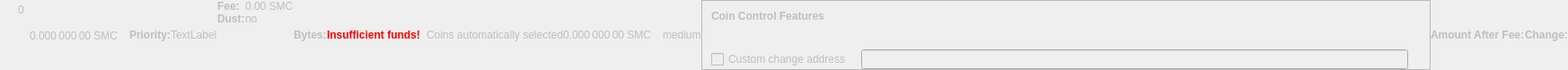
    <widget class="QWidget" name="dummyHideWidget" native="true">
     <property name="enabled">
      <bool>false</bool>
     </property>
     <property name="maximumSize">
      <size>
       <width>100</width>
       <height>22</height>
      </size>
     </property>
     <layout class="QHBoxLayout" name="dummyHideLayout">
      <property name="spacing">
       <number>0</number>
      </property>
      <property name="leftMargin">
       <number>0</number>
      </property>
      <property name="topMargin">
       <number>0</number>
      </property>
      <property name="rightMargin">
       <number>0</number>
      </property>
      <property name="bottomMargin">
       <number>0</number>
      </property>
      <item>
       <layout class="QFormLayout" name="formLayoutCoinControl1">
        <property name="horizontalSpacing">
         <number>10</number>
        </property>
        <property name="verticalSpacing">
         <number>14</number>
        </property>
        <property name="leftMargin">
         <number>10</number>
        </property>
        <property name="topMargin">
         <number>4</number>
        </property>
        <property name="rightMargin">
         <number>6</number>
        </property>
        <item row="0" column="1">
         <widget class="QLabel" name="labelCoinControlBytes">
          <property name="cursor">
           <cursorShape>IBeamCursor</cursorShape>
          </property>
          <property name="contextMenuPolicy">
           <enum>Qt::ActionsContextMenu</enum>
          </property>
          <property name="text">
           <string notr="true">0</string>
          </property>
          <property name="textInteractionFlags">
           <set>Qt::LinksAccessibleByMouse|Qt::TextSelectableByKeyboard|Qt::TextSelectableByMouse</set>
          </property>
         </widget>
        </item>
       </layout>
      </item>
      <item>
       <widget class="QLabel" name="labelCoinControlAfterFee">
        <property name="enabled">
         <bool>false</bool>
        </property>
        <property name="sizePolicy">
         <sizepolicy hsizetype="Fixed" vsizetype="Fixed">
          <horstretch>0</horstretch>
          <verstretch>0</verstretch>
         </sizepolicy>
        </property>
        <property name="minimumSize">
         <size>
          <width>111</width>
          <height>12</height>
         </size>
        </property>
        <property name="maximumSize">
         <size>
          <width>111</width>
          <height>12</height>
         </size>
        </property>
        <property name="cursor">
         <cursorShape>IBeamCursor</cursorShape>
        </property>
        <property name="contextMenuPolicy">
         <enum>Qt::ActionsContextMenu</enum>
        </property>
        <property name="text">
         <string notr="true">0.000 000 00 SMC</string>
        </property>
        <property name="textInteractionFlags">
         <set>Qt::LinksAccessibleByMouse|Qt::TextSelectableByKeyboard|Qt::TextSelectableByMouse</set>
        </property>
       </widget>
      </item>
      <item>
       <widget class="QLabel" name="labelCoinControlPriorityText">
        <property name="enabled">
         <bool>false</bool>
        </property>
        <property name="font">
         <font>
          <weight>75</weight>
          <bold>true</bold>
         </font>
        </property>
        <property name="text">
         <string>Priority:</string>
        </property>
       </widget>
      </item>
      <item>
       <layout class="QHBoxLayout" name="horizontalLayout">
        <item>
         <widget class="QLabel" name="WarningLabel">
          <property name="text">
           <string>TextLabel</string>
          </property>
         </widget>
        </item>
       </layout>
      </item>
      <item>
       <layout class="QFormLayout" name="formLayoutCoinControl3">
        <property name="horizontalSpacing">
         <number>0</number>
        </property>
        <property name="verticalSpacing">
         <number>0</number>
        </property>
        <property name="leftMargin">
         <number>0</number>
        </property>
        <property name="topMargin">
         <number>0</number>
        </property>
        <property name="rightMargin">
         <number>0</number>
        </property>
        <item row="0" column="0">
         <widget class="QLabel" name="labelCoinControlFeeText">
          <property name="enabled">
           <bool>false</bool>
          </property>
          <property name="font">
           <font>
            <weight>75</weight>
            <bold>true</bold>
           </font>
          </property>
          <property name="text">
           <string>Fee:</string>
          </property>
          <property name="margin">
           <number>0</number>
          </property>
         </widget>
        </item>
        <item row="0" column="1">
         <widget class="QLabel" name="labelCoinControlFee">
          <property name="enabled">
           <bool>false</bool>
          </property>
          <property name="cursor">
           <cursorShape>IBeamCursor</cursorShape>
          </property>
          <property name="contextMenuPolicy">
           <enum>Qt::ActionsContextMenu</enum>
          </property>
          <property name="text">
           <string notr="true">0.00 SMC</string>
          </property>
          <property name="textInteractionFlags">
           <set>Qt::LinksAccessibleByMouse|Qt::TextSelectableByKeyboard|Qt::TextSelectableByMouse</set>
          </property>
         </widget>
        </item>
        <item row="1" column="0">
         <widget class="QLabel" name="labelCoinControlLowOutputText">
          <property name="enabled">
           <bool>false</bool>
          </property>
          <property name="font">
           <font>
            <weight>75</weight>
            <bold>true</bold>
           </font>
          </property>
          <property name="text">
           <string>Dust:</string>
          </property>
         </widget>
        </item>
        <item row="1" column="1">
         <widget class="QLabel" name="labelCoinControlLowOutput">
          <property name="enabled">
           <bool>false</bool>
          </property>
          <property name="cursor">
           <cursorShape>IBeamCursor</cursorShape>
          </property>
          <property name="contextMenuPolicy">
           <enum>Qt::ActionsContextMenu</enum>
          </property>
          <property name="text">
           <string>no</string>
          </property>
          <property name="textInteractionFlags">
           <set>Qt::LinksAccessibleByMouse|Qt::TextSelectableByKeyboard|Qt::TextSelectableByMouse</set>
          </property>
         </widget>
        </item>
       </layout>
      </item>
      <item>
       <widget class="QLabel" name="labelCoinControlBytesText">
        <property name="enabled">
         <bool>false</bool>
        </property>
        <property name="font">
         <font>
          <weight>75</weight>
          <bold>true</bold>
         </font>
        </property>
        <property name="text">
         <string>Bytes:</string>
        </property>
       </widget>
      </item>
      <item>
       <layout class="QFormLayout" name="formLayoutCoinControl2">
        <property name="horizontalSpacing">
         <number>0</number>
        </property>
        <property name="verticalSpacing">
         <number>0</number>
        </property>
        <property name="leftMargin">
         <number>0</number>
        </property>
        <property name="topMargin">
         <number>0</number>
        </property>
        <property name="rightMargin">
         <number>0</number>
        </property>
       </layout>
      </item>
      <item>
       <layout class="QHBoxLayout" name="horizontalLayoutCoinControl2">
        <property name="spacing">
         <number>0</number>
        </property>
        <property name="bottomMargin">
         <number>0</number>
        </property>
       </layout>
      </item>
      <item>
       <widget class="QLabel" name="labelCoinControlInsuffFunds">
        <property name="enabled">
         <bool>false</bool>
        </property>
        <property name="minimumSize">
         <size>
          <width>0</width>
          <height>0</height>
         </size>
        </property>
        <property name="font">
         <font>
          <weight>75</weight>
          <bold>true</bold>
         </font>
        </property>
        <property name="styleSheet">
         <string notr="true">color:red;font-weight:bold;</string>
        </property>
        <property name="text">
         <string>Insufficient funds!</string>
        </property>
        <property name="margin">
         <number>5</number>
        </property>
       </widget>
      </item>
      <item>
       <layout class="QFormLayout" name="formLayoutCoinControl4">
        <property name="horizontalSpacing">
         <number>0</number>
        </property>
        <property name="verticalSpacing">
         <number>0</number>
        </property>
        <property name="leftMargin">
         <number>0</number>
        </property>
        <property name="topMargin">
         <number>0</number>
        </property>
        <property name="rightMargin">
         <number>0</number>
        </property>
       </layout>
      </item>
      <item>
       <widget class="QLabel" name="labelCoinControlChangeLabel">
        <property name="enabled">
         <bool>false</bool>
        </property>
        <property name="sizePolicy">
         <sizepolicy hsizetype="Preferred" vsizetype="Expanding">
          <horstretch>0</horstretch>
          <verstretch>0</verstretch>
         </sizepolicy>
        </property>
        <property name="minimumSize">
         <size>
          <width>0</width>
          <height>0</height>
         </size>
        </property>
        <property name="text">
         <string/>
        </property>
        <property name="margin">
         <number>3</number>
        </property>
       </widget>
      </item>
      <item>
       <widget class="QLabel" name="labelCoinControlAutomaticallySelected">
        <property name="enabled">
         <bool>false</bool>
        </property>
        <property name="sizePolicy">
         <sizepolicy hsizetype="Fixed" vsizetype="Fixed">
          <horstretch>0</horstretch>
          <verstretch>0</verstretch>
         </sizepolicy>
        </property>
        <property name="minimumSize">
         <size>
          <width>0</width>
          <height>0</height>
         </size>
        </property>
        <property name="maximumSize">
         <size>
          <width>240</width>
          <height>16777215</height>
         </size>
        </property>
        <property name="text">
         <string>Coins automatically selected</string>
        </property>
        <property name="margin">
         <number>5</number>
        </property>
       </widget>
      </item>
      <item>
       <widget class="QLabel" name="labelCoinControlChange">
        <property name="enabled">
         <bool>false</bool>
        </property>
        <property name="sizePolicy">
         <sizepolicy hsizetype="Fixed" vsizetype="Fixed">
          <horstretch>0</horstretch>
          <verstretch>0</verstretch>
         </sizepolicy>
        </property>
        <property name="minimumSize">
         <size>
          <width>111</width>
          <height>0</height>
         </size>
        </property>
        <property name="maximumSize">
         <size>
          <width>111</width>
          <height>16777215</height>
         </size>
        </property>
        <property name="cursor">
         <cursorShape>IBeamCursor</cursorShape>
        </property>
        <property name="contextMenuPolicy">
         <enum>Qt::ActionsContextMenu</enum>
        </property>
        <property name="text">
         <string notr="true">0.000 000 00 SMC</string>
        </property>
        <property name="textInteractionFlags">
         <set>Qt::LinksAccessibleByMouse|Qt::TextSelectableByKeyboard|Qt::TextSelectableByMouse</set>
        </property>
       </widget>
      </item>
      <item>
       <widget class="QLabel" name="labelCoinControlPriority">
        <property name="enabled">
         <bool>false</bool>
        </property>
        <property name="cursor">
         <cursorShape>IBeamCursor</cursorShape>
        </property>
        <property name="contextMenuPolicy">
         <enum>Qt::ActionsContextMenu</enum>
        </property>
        <property name="text">
         <string>medium</string>
        </property>
        <property name="textInteractionFlags">
         <set>Qt::LinksAccessibleByMouse|Qt::TextSelectableByKeyboard|Qt::TextSelectableByMouse</set>
        </property>
       </widget>
      </item>
      <item>
       <widget class="QFrame" name="frameCoinControl">
        <property name="sizePolicy">
         <sizepolicy hsizetype="Expanding" vsizetype="Expanding">
          <horstretch>0</horstretch>
          <verstretch>0</verstretch>
         </sizepolicy>
        </property>
        <property name="maximumSize">
         <size>
          <width>16777215</width>
          <height>16777215</height>
         </size>
        </property>
        <property name="frameShape">
         <enum>QFrame::StyledPanel</enum>
        </property>
        <property name="frameShadow">
         <enum>QFrame::Sunken</enum>
        </property>
        <layout class="QVBoxLayout" name="verticalLayoutCoinControl2_2">
         <property name="spacing">
          <number>0</number>
         </property>
         <property name="leftMargin">
          <number>0</number>
         </property>
         <property name="topMargin">
          <number>0</number>
         </property>
         <property name="rightMargin">
          <number>0</number>
         </property>
         <property name="bottomMargin">
          <number>0</number>
         </property>
         <item>
          <layout class="QVBoxLayout" name="verticalLayoutCoinControl" stretch="0,0,0,1">
           <property name="spacing">
            <number>0</number>
           </property>
           <property name="leftMargin">
            <number>10</number>
           </property>
           <property name="topMargin">
            <number>10</number>
           </property>
           <item>
            <layout class="QHBoxLayout" name="horizontalLayoutCoinControl1">
             <property name="bottomMargin">
              <number>15</number>
             </property>
             <item>
              <widget class="QLabel" name="labelCoinControlFeatures">
               <property name="enabled">
                <bool>false</bool>
               </property>
               <property name="sizePolicy">
                <sizepolicy hsizetype="Preferred" vsizetype="Maximum">
                 <horstretch>0</horstretch>
                 <verstretch>0</verstretch>
                </sizepolicy>
               </property>
               <property name="font">
                <font>
                 <weight>75</weight>
                 <bold>true</bold>
                </font>
               </property>
               <property name="styleSheet">
                <string notr="true">font-weight:bold;</string>
               </property>
               <property name="text">
                <string>Coin Control Features</string>
               </property>
              </widget>
             </item>
            </layout>
           </item>
           <item>
            <widget class="QWidget" name="widgetCoinControl" native="true">
             <property name="sizePolicy">
              <sizepolicy hsizetype="Preferred" vsizetype="Preferred">
               <horstretch>0</horstretch>
               <verstretch>0</verstretch>
              </sizepolicy>
             </property>
             <property name="minimumSize">
              <size>
               <width>0</width>
               <height>0</height>
              </size>
             </property>
             <property name="styleSheet">
              <string notr="true"/>
             </property>
             <layout class="QHBoxLayout" name="horizontalLayoutCoinControl5_2">
              <property name="leftMargin">
               <number>0</number>
              </property>
              <property name="topMargin">
               <number>0</number>
              </property>
              <property name="rightMargin">
               <number>0</number>
              </property>
              <property name="bottomMargin">
               <number>0</number>
              </property>
              <item>
               <layout class="QHBoxLayout" name="horizontalLayoutCoinControl3">
                <property name="spacing">
                 <number>20</number>
                </property>
                <property name="topMargin">
                 <number>0</number>
                </property>
                <property name="bottomMargin">
                 <number>10</number>
                </property>
               </layout>
              </item>
             </layout>
            </widget>
           </item>
           <item>
            <layout class="QHBoxLayout" name="horizontalLayoutCoinControl4" stretch="0,0,0">
             <property name="spacing">
              <number>12</number>
             </property>
             <property name="sizeConstraint">
              <enum>QLayout::SetDefaultConstraint</enum>
             </property>
             <property name="topMargin">
              <number>5</number>
             </property>
             <property name="rightMargin">
              <number>5</number>
             </property>
             <item>
              <widget class="QCheckBox" name="checkBoxCoinControlChange">
               <property name="enabled">
                <bool>false</bool>
               </property>
               <property name="toolTip">
                <string>If this is activated, but the change address is empty or invalid, change will be sent to a newly generated address.</string>
               </property>
               <property name="text">
                <string>Custom change address</string>
               </property>
              </widget>
             </item>
             <item>
              <widget class="QValidatedLineEdit" name="lineEditCoinControlChange">
               <property name="enabled">
                <bool>false</bool>
               </property>
               <property name="sizePolicy">
                <sizepolicy hsizetype="Expanding" vsizetype="Fixed">
                 <horstretch>0</horstretch>
                 <verstretch>0</verstretch>
                </sizepolicy>
               </property>
              </widget>
             </item>
             <item>
              <widget class="QLabel" name="labelCoinControlChangeLabel_2">
               <property name="sizePolicy">
                <sizepolicy hsizetype="Preferred" vsizetype="Expanding">
                 <horstretch>0</horstretch>
                 <verstretch>0</verstretch>
                </sizepolicy>
               </property>
               <property name="minimumSize">
                <size>
                 <width>0</width>
                 <height>0</height>
                </size>
               </property>
               <property name="text">
                <string/>
               </property>
               <property name="margin">
                <number>3</number>
               </property>
              </widget>
             </item>
            </layout>
           </item>
           <item>
            <spacer name="verticalSpacerCoinControl">
             <property name="orientation">
              <enum>Qt::Vertical</enum>
             </property>
             <property name="sizeHint" stdset="0">
              <size>
               <width>800</width>
               <height>1</height>
              </size>
             </property>
            </spacer>
           </item>
          </layout>
         </item>
        </layout>
       </widget>
      </item>
      <item>
       <widget class="QLabel" name="labelCoinControlAfterFeeText">
        <property name="enabled">
         <bool>false</bool>
        </property>
        <property name="minimumSize">
         <size>
          <width>0</width>
          <height>0</height>
         </size>
        </property>
        <property name="maximumSize">
         <size>
          <width>16777215</width>
          <height>16777215</height>
         </size>
        </property>
        <property name="font">
         <font>
          <weight>75</weight>
          <bold>true</bold>
         </font>
        </property>
        <property name="text">
         <string>Amount After Fee:</string>
        </property>
        <property name="alignment">
         <set>Qt::AlignLeading|Qt::AlignLeft|Qt::AlignVCenter</set>
        </property>
        <property name="margin">
         <number>0</number>
        </property>
       </widget>
      </item>
      <item>
       <widget class="QLabel" name="labelCoinControlChangeText">
        <property name="enabled">
         <bool>false</bool>
        </property>
        <property name="sizePolicy">
         <sizepolicy hsizetype="Preferred" vsizetype="Preferred">
          <horstretch>0</horstretch>
          <verstretch>0</verstretch>
         </sizepolicy>
        </property>
        <property name="minimumSize">
         <size>
          <width>0</width>
          <height>0</height>
         </size>
        </property>
        <property name="maximumSize">
         <size>
          <width>16777215</width>
          <height>16777215</height>
         </size>
        </property>
        <property name="font">
         <font>
          <weight>75</weight>
          <bold>true</bold>
         </font>
        </property>
        <property name="text">
         <string>Change:</string>
        </property>
        <property name="alignment">
         <set>Qt::AlignLeading|Qt::AlignLeft|Qt::AlignVCenter</set>
        </property>
       </widget>
      </item>
     </layout>
    </widget>
